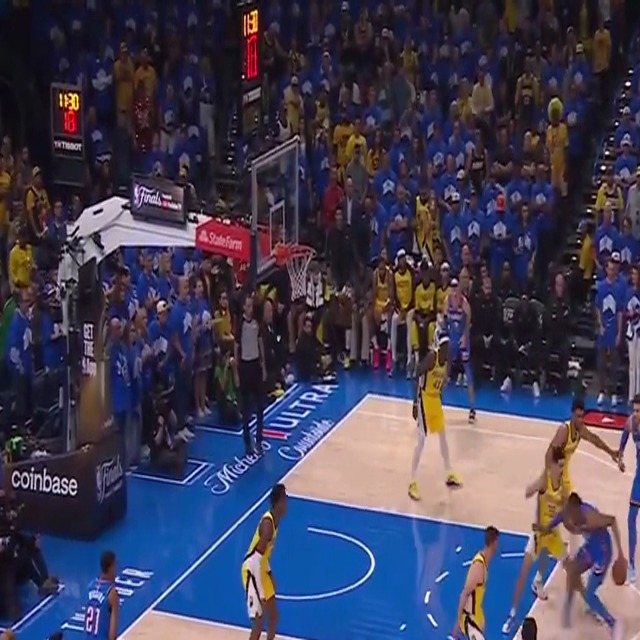
#> input picture data/rim_hand2/images/train/1829800_z1.6.jpg, 640 x 640 px
$ python -i candidates.py   (imports and definitions only)
#> lines starting #> are read from the running program, lines starting #| are printed output that depends on the picture; after the words box and inside, x2 and y2 are one past the last pixel; in counts of white or black regions, pixels touching at a corner belong together
#> further down, picture is the input picture: shape (640, 640, 3); mean B, G, R 85.2, 63.5, 66.2
"""Choosing which player, at which moment, to show an action classifier.

The ball-screen classifier reaches 86-94% on curated film and scored 0 of 5 on
this project's broadcast. The model was not the problem -- it was being handed
spectators, empty boxes, and moments where nothing was happening. This module
is the fix, and each guard here exists because its absence was measured.

**Only people who belong to a kit.** A person detector finds spectators,
officials and coaches, and no size or brightness rule excludes them: a
courtside spectator is as large as a player, and officials stand on the same
lit floor. What does exclude them is that the ten players wear two colours and
nobody else wears either. Clustering torso colour into two balanced groups and
keeping only cluster members drops the rest -- the same split measured at 96.3%
elsewhere in this project.

**Action-centred windows.** The training tubes are centred ON the action; a
clip sampled at an arbitrary instant catches the set-up or the aftermath of a
screen rather than the screen. Scoring several offsets and keeping the peak
restores that, which is ordinary dense action detection rather than a
concession.
"""

from __future__ import annotations

import numpy as np

# Torso colours further than this from both cluster centres belong to nobody:
# an official, a coach, somebody in the front row.
MAX_KIT_DISTANCE_LAB = 26.0
# A person smaller than this cannot be read.
MIN_BOX_HEIGHT_PX = 90
# How far inside the court's visible edge a player's feet must land. The court
# mask closes over gaps and so spills slightly past the real boundary; eroding
# it pulls the edge back in. Swept on live frames: at 45 px the survivors
# average 6.6 a frame, which is what a broadcast camera shows of ten players,
# while 0 px keeps 8.1 and admits the front row.
COURT_ERODE_PX = 45
#: The same erosion as a share of FRAME HEIGHT. 45 px was swept on a 720p
#: broadcast, where it is 6.25% of the height; on a 1080p one the same 45 px is
#: 4.2%, so the constant silently means two different things on two files. A
#: share means the same thing on both, and it is what `fit_court_mask.py`
#: chooses per broadcast.
COURT_ERODE_SHARE = 45 / 720
#: The mask is computed at this frame height whatever the input's, then scaled
#: back. Without it the 25x25 closing and the erosion are different physical
#: distances on a 720p and a 1080p broadcast, so a constant swept on one is
#: meaningless on the other and nothing measured on a downscaled clip transfers
#: to the pipeline's full-resolution frame. Everything here is a shape
#: operation, so the mask loses nothing by being found small and scaled up.
CANONICAL_MASK_HEIGHT = 720
#: Where `fit_court_mask.py` leaves its per-broadcast choice. Under `data/`
#: rather than `outputs/` because it is a DECISION the pipeline depends on, not
#: a result: `outputs/` is ignored by git, so a fitted mask living there would
#: silently not exist on any other machine and every broadcast would quietly
#: fall back to the shipped constant.
COURT_ERODE_FILE = "data/court_erode.json"
#: A ball this far from a player's box EDGE, in units of that player's own box
#: height, is in his hands. Scale-free on purpose: a player at the far sideline
#: is a third the pixels of one under the basket, and a gate in pixels would
#: hold the near player to a stricter standard than the far one.
#:
#: Box EDGE rather than box centre because that is what was measured: wrists
#: from a pose model did not beat it and box centre lost to it outright
#: (Round 110). One definition because three scripts had grown their own, which
#: is how `wilson` ended up with four copies.
HOLD_GATE = 0.45
FEET_ON_COURT_SHARE = 0.45


# [26 lines left out: functions to_box, carrier_of, not called in this run]


def court_region(image: np.ndarray, erode_px: int | None = COURT_ERODE_PX,
                 erode_share: float | None = None, fill_holes: bool = True,
                 floor=None):
    """The largest connected run of floor: wood and painted court together.

    Colour cannot separate players from spectators in this arena -- the crowd
    wears the home kit's colour, so a fan in a blue shirt clusters with a
    player in a blue jersey. Position can: a player stands on the floor and a
    spectator stands beyond its edge.

    `erode_share` overrides `erode_px` and is measured against the frame's own
    height, so one number means the same thing on a 720p and a 1080p
    broadcast. How much to erode is a trade between admitting the front row and
    deleting a player, and both sides of it are measurable without labels --
    see `scripts/fit_court_mask.py`.

    THE PAINTED KEY IS FOUND BY SHAPE, NOT BY COLOUR, when `fill_holes` is on.
    The `paint` rule below accepts hue 95-130, which is blue, and accepts 0.4%
    of Houston's red key. Anything the wood encloses -- a key, a centre logo, a
    sponsor decal -- is a HOLE in the wood mask, and filling holes captures it
    whatever colour it is. Worth 3.6 points of kept ball-carrier on the red-key
    broadcast, and it cannot be wrong about a colour it never looks at.

    `floor` is a `floor_colour.FloorColour` learned from THIS broadcast, and
    when given it replaces the wood-and-paint rules entirely. Those rules are a
    list of colours somebody had seen -- tan and blue -- and Toyota Center's
    court is red, so on that broadcast 76% of the frames where this mask drops
    the man holding the ball have no floor under his feet at all.

    IT IS NOT FREE AND IS THEREFORE AN OPTION. A filled mask is a larger mask,
    so it also admits more of the front row, and on Finals G7 -- whose key the
    blue rule already reads -- it costs more in over-keeping than it buys in
    carriers. Which way a broadcast goes is decided by `fit_court_mask.py`
    against the same two bounds as the erosion, not by a belief about courts.
    """
#> called with erode_px = 45, fill_holes = True
    import cv2

    full_height, full_width = image.shape[:2]
    if full_height != CANONICAL_MASK_HEIGHT and full_height > 0:
        scale = CANONICAL_MASK_HEIGHT / full_height
        image = cv2.resize(image, (max(1, int(round(full_width * scale))),
                                   CANONICAL_MASK_HEIGHT),
                           interpolation=cv2.INTER_AREA)

    if floor is not None:
        mask = floor.mask(image).astype(np.uint8) * 255
    else:
        hsv = cv2.cvtColor(image, cv2.COLOR_BGR2HSV)
#> hsv: shape (720, 720, 3); mean H, S, V 109.9, 113.1, 96.3
        hue, sat, val = hsv[:, :, 0], hsv[:, :, 1], hsv[:, :, 2]
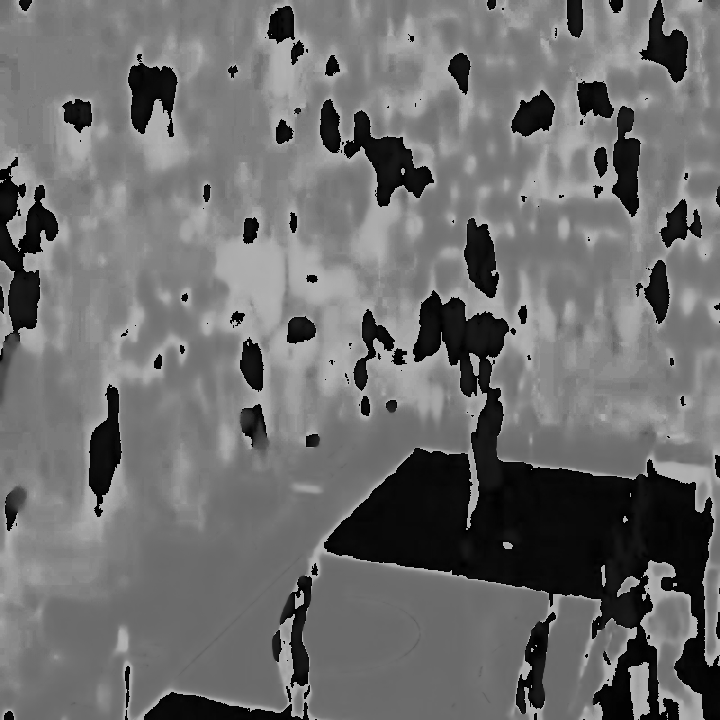
#> hue: shape (720, 720); min 0, max 179, mean 109.9
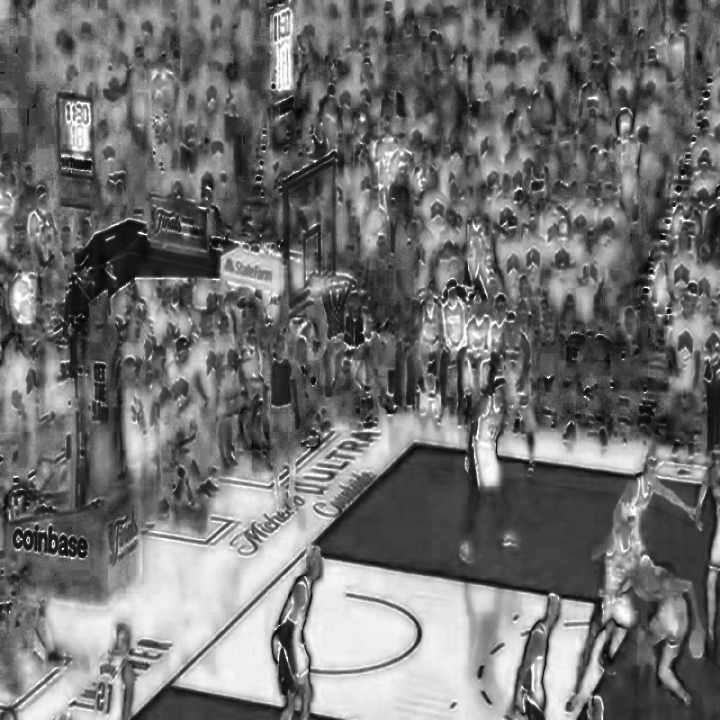
#> sat: shape (720, 720); min 0, max 255, mean 113.1
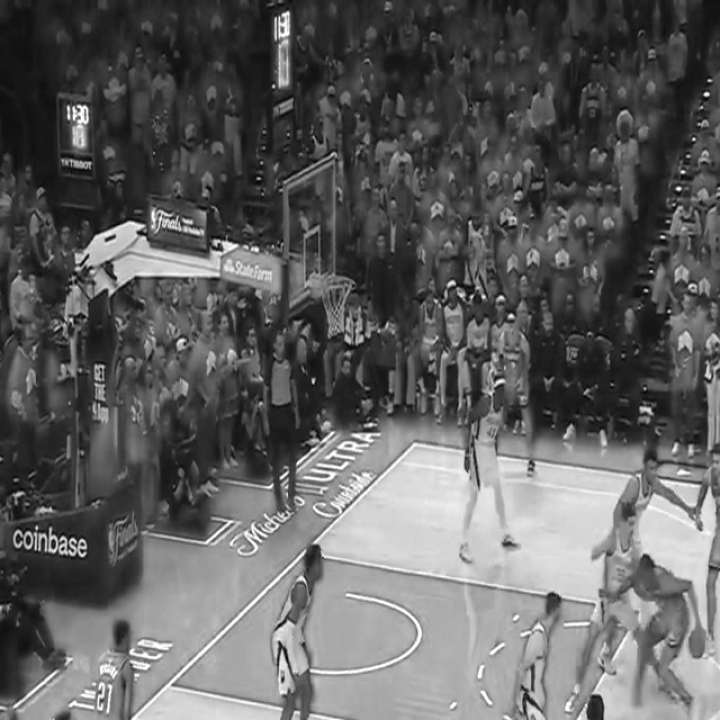
#> val: shape (720, 720); min 4, max 255, mean 96.3
        wood = (hue >= 5) & (hue <= 30) & (sat >= 40) & (val >= 110)
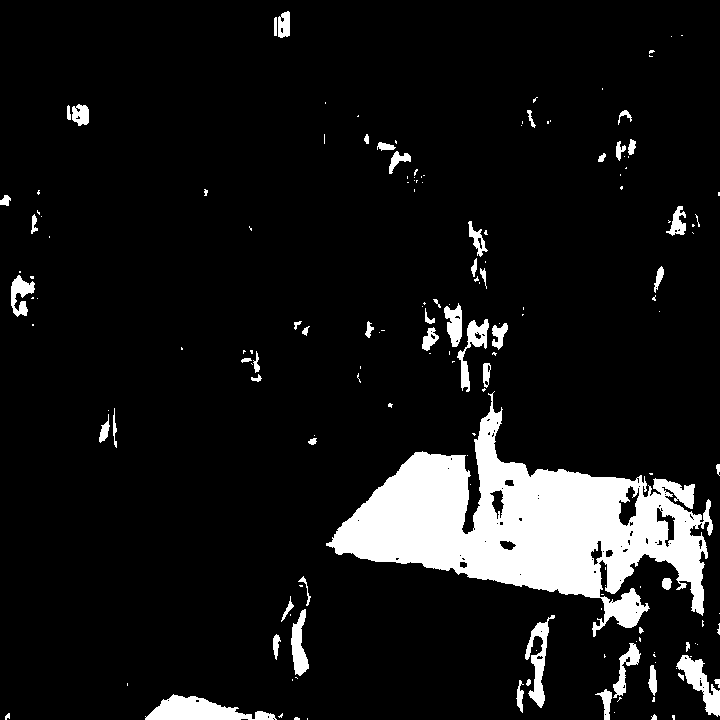
#> wood: shape (720, 720) bool; 9.4% white; 165 white regions (106 under 20 px), largest, box (x1, y1, x2, y2) and area: (326, 391, 713, 637) 36837, (145, 694, 277, 720) 1867, (676, 655, 720, 717) 1038
        paint = (hue >= 95) & (hue <= 130) & (sat >= 90) & (val >= 90)
#> paint: shape (720, 720) bool; 19.5% white; 273 white regions (218 under 20 px), largest, box (x1, y1, x2, y2) and area: (0, 412, 468, 720) 45040, (303, 558, 547, 720) 30866, (543, 599, 614, 720) 5085
        mask = ((wood | paint).astype(np.uint8)) * 255
#> mask: shape (720, 720); 28.9% white; 436 white regions (324 under 20 px), largest, box (x1, y1, x2, y2) and area: (0, 412, 468, 720) 45040, (326, 391, 713, 637) 40683, (303, 558, 547, 720) 30866
    mask = cv2.morphologyEx(mask, cv2.MORPH_CLOSE, np.ones((25, 25), np.uint8))
#> mask: shape (720, 720); 42.6% white; 41 white regions (22 under 20 px), largest, box (x1, y1, x2, y2) and area: (0, 87, 720, 720) 193746, (99, 276, 262, 462) 11682, (652, 109, 720, 389) 8890
    count, labels, stats, _ = cv2.connectedComponentsWithStats(mask, 8)
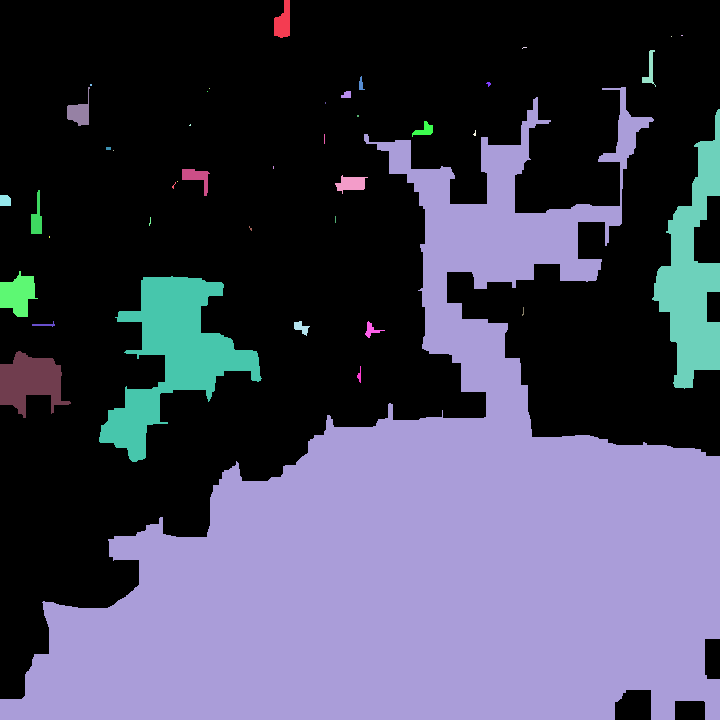
#> labels: shape (720, 720) int32; 42 distinct labels, from 0 to 41; one colour per label, 0 black
#> count = 42; stats = 42 rows, first 6: [0, 0, 720, 720, 297428], [274, 0, 16, 38, 431], [681, 35, 2, 1, 2], [671, 36, 1, 1, 1], [522, 47, 5, 2, 5], [642, 50, 14, 37, 183]
    if count <= 1:
        return None
    biggest = 1 + int(np.argmax(stats[1:, cv2.CC_STAT_AREA]))
#> biggest = 10
    region = (labels == biggest).astype(np.uint8)
#> region: shape (720, 720); values 0 (black) and 1 (white), 37.4% white; 1 white region, box (x1, y1, x2, y2) and area: (0, 87, 720, 720) 193746

    if fill_holes:
        # Flooding the complement in from a corner reaches everything OUTSIDE
        # the region; whatever it cannot reach is enclosed by the floor.
        outside = (1 - region).astype(np.uint8)
        cv2.floodFill(outside, np.zeros((region.shape[0] + 2,
                                         region.shape[1] + 2), np.uint8),
                      (0, 0), 2)
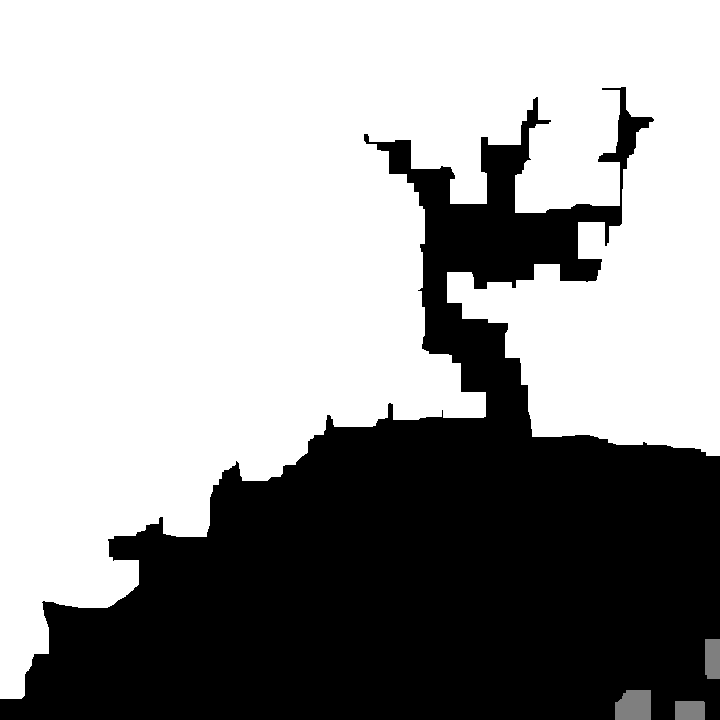
#> outside: shape (720, 720); min 0, max 2, mean 1.25; drawn with min black and max white
        region = ((region == 1) | (outside == 1)).astype(np.uint8)
#> region: shape (720, 720); values 0 (black) and 1 (white), 37.8% white; 1 white region, box (x1, y1, x2, y2) and area: (0, 87, 720, 720) 195897

    if erode_share is not None:
        erode_px = int(round(erode_share * CANONICAL_MASK_HEIGHT))
    if erode_px:
        region = cv2.erode(region, np.ones((erode_px, erode_px), np.uint8))
#> region: shape (720, 720); values 0 (black) and 1 (white), 28.4% white; 2 white regions, box (x1, y1, x2, y2) and area: (45, 439, 720, 720) 145319, (447, 226, 556, 258) 1832
    if region.shape[0] != full_height or region.shape[1] != full_width:
        region = cv2.resize(region, (full_width, full_height),
                            interpolation=cv2.INTER_NEAREST)
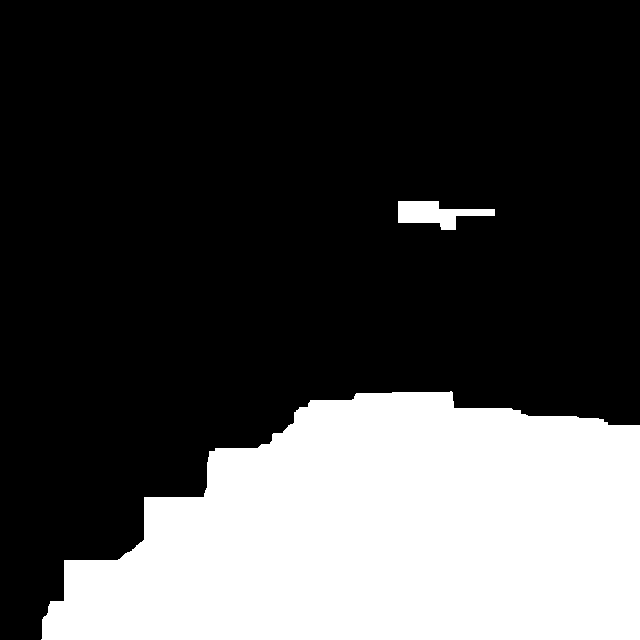
#> region: shape (640, 640); values 0 (black) and 1 (white), 28.3% white; 2 white regions, box (x1, y1, x2, y2) and area: (41, 391, 640, 640) 114431, (398, 201, 495, 230) 1522
    return region


# [84 lines left out: functions stands_on_court, kit_members, near_ball, peak_score, not called in this run]

>>> import cv2
>>> picture = cv2.imread('../../data/rim_hand2/images/train/1829800_z1.6.jpg')
>>> result = court_region(picture)

$ run again, on data/rim_hand2/images/train/2955000_z1.6.jpg
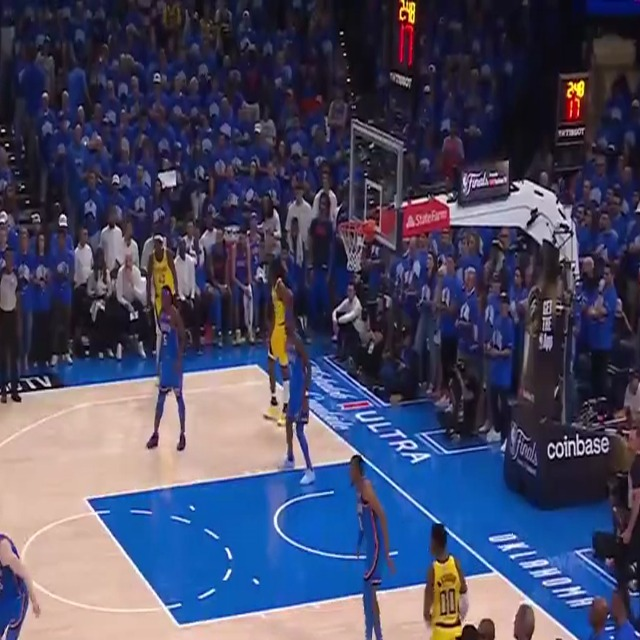
#> input picture data/rim_hand2/images/train/2955000_z1.6.jpg, 640 x 640 px
#> picture is the input picture: shape (640, 640, 3); mean B, G, R 99.6, 73.5, 72.4
#> hsv: shape (720, 720, 3); mean H, S, V 106.7, 115.7, 109.3
#> wood: shape (720, 720) bool; 13.8% white; 32 white regions (19 under 20 px), largest, box (x1, y1, x2, y2) and area: (0, 416, 409, 720) 59171, (423, 626, 585, 720) 7847, (346, 473, 394, 518) 1044
#> paint: shape (720, 720) bool; 21.2% white; 420 white regions (332 under 20 px), largest, box (x1, y1, x2, y2) and area: (100, 382, 720, 720) 83202, (55, 369, 302, 438) 6606, (497, 286, 579, 392) 2611
#> in court_region, `count, labels, stats, _ = cv2.connectedComponentsWithStats(mask, 8)`:
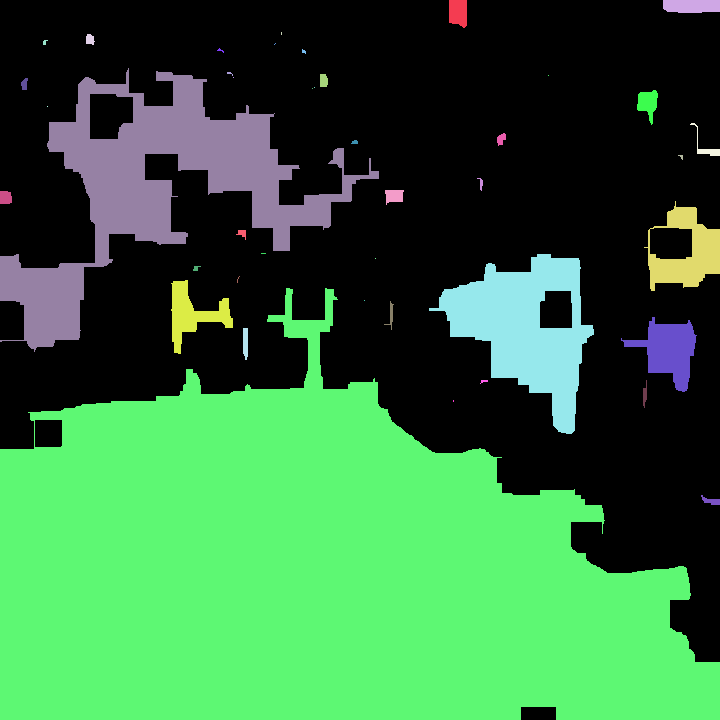
#> labels: shape (720, 720) int32; 43 distinct labels, from 0 to 42; one colour per label, 0 black
#> count = 43; stats = 43 rows, first 6: [0, 0, 720, 720, 271382], [449, 0, 18, 28, 450], [663, 0, 57, 13, 700], [281, 32, 1, 3, 3], [86, 34, 9, 11, 76], [43, 40, 5, 5, 16]
#> biggest = 34
#> in court_region, `region = cv2.resize(region, (full_width, full_height), interpolation=c..`:
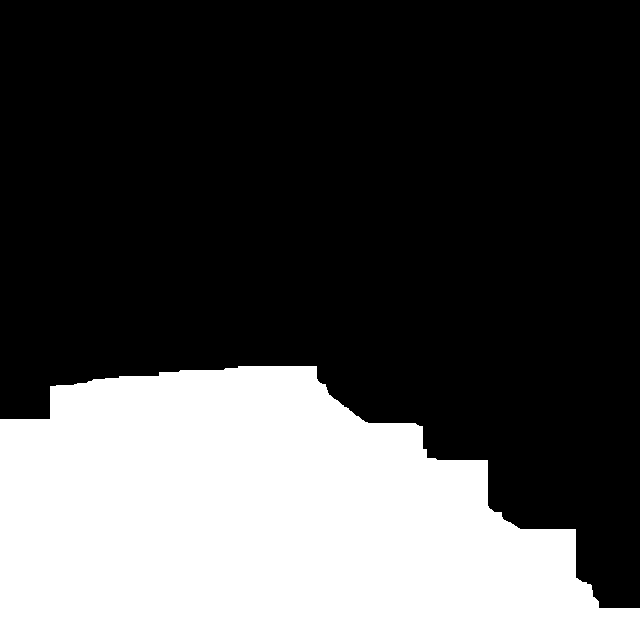
#> region: shape (640, 640); values 0 (black) and 1 (white), 31.9% white; 1 white region, box (x1, y1, x2, y2) and area: (0, 366, 640, 640) 130809
